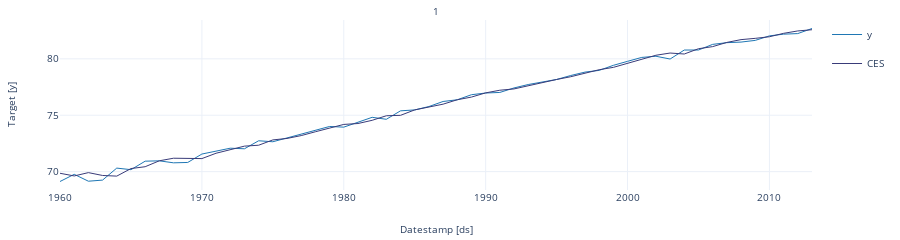

Here is the notebook cell this chart was saved with:
### Code cell
StatsForecast.plot(values)
